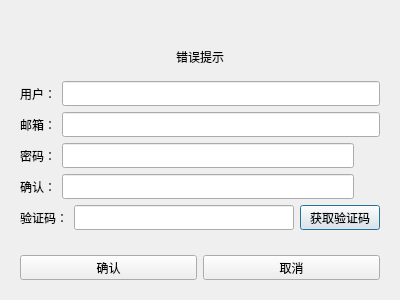
<?xml version="1.0" encoding="UTF-8"?>
<ui version="4.0">
 <class>RegisterDialog</class>
 <widget class="QDialog" name="RegisterDialog">
  <property name="geometry">
   <rect>
    <x>0</x>
    <y>0</y>
    <width>400</width>
    <height>300</height>
   </rect>
  </property>
  <property name="windowTitle">
   <string>Dialog</string>
  </property>
  <layout class="QHBoxLayout" name="horizontalLayout_4">
   <item>
    <layout class="QVBoxLayout" name="verticalLayout">
     <property name="leftMargin">
      <number>0</number>
     </property>
     <property name="topMargin">
      <number>0</number>
     </property>
     <property name="rightMargin">
      <number>0</number>
     </property>
     <property name="bottomMargin">
      <number>0</number>
     </property>
     <item>
      <widget class="QStackedWidget" name="stackedWidget">
       <property name="currentIndex">
        <number>0</number>
       </property>
       <widget class="QWidget" name="page">
        <layout class="QVBoxLayout" name="verticalLayout_2">
         <item>
          <spacer name="verticalSpacer">
           <property name="orientation">
            <enum>Qt::Vertical</enum>
           </property>
           <property name="sizeHint" stdset="0">
            <size>
             <width>20</width>
             <height>40</height>
            </size>
           </property>
          </spacer>
         </item>
         <item>
          <widget class="QWidget" name="widget" native="true">
           <layout class="QHBoxLayout" name="horizontalLayout">
            <item>
             <widget class="QLabel" name="err_tip">
              <property name="text">
               <string>错误提示</string>
              </property>
              <property name="alignment">
               <set>Qt::AlignCenter</set>
              </property>
             </widget>
            </item>
           </layout>
          </widget>
         </item>
         <item>
          <layout class="QHBoxLayout" name="horizontalLayout_2">
           <item>
            <widget class="QLabel" name="user_label">
             <property name="minimumSize">
              <size>
               <width>0</width>
               <height>25</height>
              </size>
             </property>
             <property name="maximumSize">
              <size>
               <width>16777215</width>
               <height>25</height>
              </size>
             </property>
             <property name="text">
              <string>用户：</string>
             </property>
            </widget>
           </item>
           <item>
            <widget class="QLineEdit" name="user_edit">
             <property name="minimumSize">
              <size>
               <width>0</width>
               <height>25</height>
              </size>
             </property>
             <property name="maximumSize">
              <size>
               <width>16777215</width>
               <height>25</height>
              </size>
             </property>
            </widget>
           </item>
          </layout>
         </item>
         <item>
          <layout class="QHBoxLayout" name="horizontalLayout_3">
           <item>
            <widget class="QLabel" name="email_label">
             <property name="minimumSize">
              <size>
               <width>0</width>
               <height>25</height>
              </size>
             </property>
             <property name="maximumSize">
              <size>
               <width>16777215</width>
               <height>25</height>
              </size>
             </property>
             <property name="text">
              <string>邮箱：</string>
             </property>
            </widget>
           </item>
           <item>
            <widget class="QLineEdit" name="email_edit">
             <property name="minimumSize">
              <size>
               <width>0</width>
               <height>25</height>
              </size>
             </property>
             <property name="maximumSize">
              <size>
               <width>16777215</width>
               <height>25</height>
              </size>
             </property>
            </widget>
           </item>
          </layout>
         </item>
         <item>
          <layout class="QHBoxLayout" name="horizontalLayout_5">
           <item>
            <widget class="QLabel" name="passwd_label">
             <property name="minimumSize">
              <size>
               <width>0</width>
               <height>25</height>
              </size>
             </property>
             <property name="maximumSize">
              <size>
               <width>16777215</width>
               <height>25</height>
              </size>
             </property>
             <property name="text">
              <string>密码：</string>
             </property>
            </widget>
           </item>
           <item>
            <widget class="QLineEdit" name="passwd_edit">
             <property name="minimumSize">
              <size>
               <width>0</width>
               <height>25</height>
              </size>
             </property>
             <property name="maximumSize">
              <size>
               <width>16777215</width>
               <height>25</height>
              </size>
             </property>
            </widget>
           </item>
           <item>
            <widget class="ClickedLabel" name="passwd_visible">
             <property name="minimumSize">
              <size>
               <width>20</width>
               <height>20</height>
              </size>
             </property>
             <property name="maximumSize">
              <size>
               <width>20</width>
               <height>20</height>
              </size>
             </property>
             <property name="text">
              <string/>
             </property>
            </widget>
           </item>
          </layout>
         </item>
         <item>
          <layout class="QHBoxLayout" name="horizontalLayout_6">
           <item>
            <widget class="ClickedLabel" name="confirm_label">
             <property name="minimumSize">
              <size>
               <width>0</width>
               <height>25</height>
              </size>
             </property>
             <property name="maximumSize">
              <size>
               <width>16777215</width>
               <height>25</height>
              </size>
             </property>
             <property name="text">
              <string>确认：</string>
             </property>
            </widget>
           </item>
           <item>
            <widget class="QLineEdit" name="confirm_edit">
             <property name="minimumSize">
              <size>
               <width>0</width>
               <height>25</height>
              </size>
             </property>
             <property name="maximumSize">
              <size>
               <width>16777215</width>
               <height>25</height>
              </size>
             </property>
            </widget>
           </item>
           <item>
            <widget class="ClickedLabel" name="confirm_visible">
             <property name="minimumSize">
              <size>
               <width>20</width>
               <height>20</height>
              </size>
             </property>
             <property name="maximumSize">
              <size>
               <width>20</width>
               <height>20</height>
              </size>
             </property>
             <property name="text">
              <string/>
             </property>
            </widget>
           </item>
          </layout>
         </item>
         <item>
          <layout class="QHBoxLayout" name="horizontalLayout_7">
           <item>
            <widget class="QLabel" name="verify_label">
             <property name="minimumSize">
              <size>
               <width>0</width>
               <height>25</height>
              </size>
             </property>
             <property name="maximumSize">
              <size>
               <width>16777215</width>
               <height>25</height>
              </size>
             </property>
             <property name="text">
              <string>验证码：</string>
             </property>
            </widget>
           </item>
           <item>
            <widget class="QLineEdit" name="verify_edit">
             <property name="minimumSize">
              <size>
               <width>0</width>
               <height>25</height>
              </size>
             </property>
             <property name="maximumSize">
              <size>
               <width>16777215</width>
               <height>25</height>
              </size>
             </property>
            </widget>
           </item>
           <item>
            <widget class="TimberBtn" name="verify_ptn">
             <property name="minimumSize">
              <size>
               <width>0</width>
               <height>25</height>
              </size>
             </property>
             <property name="maximumSize">
              <size>
               <width>16777215</width>
               <height>25</height>
              </size>
             </property>
             <property name="text">
              <string>获取验证码</string>
             </property>
            </widget>
           </item>
          </layout>
         </item>
         <item>
          <spacer name="verticalSpacer_2">
           <property name="orientation">
            <enum>Qt::Vertical</enum>
           </property>
           <property name="sizeHint" stdset="0">
            <size>
             <width>20</width>
             <height>40</height>
            </size>
           </property>
          </spacer>
         </item>
         <item>
          <layout class="QHBoxLayout" name="horizontalLayout_8">
           <item>
            <widget class="QPushButton" name="confirm_btn">
             <property name="minimumSize">
              <size>
               <width>0</width>
               <height>25</height>
              </size>
             </property>
             <property name="maximumSize">
              <size>
               <width>16777215</width>
               <height>25</height>
              </size>
             </property>
             <property name="text">
              <string>确认</string>
             </property>
            </widget>
           </item>
           <item>
            <widget class="QPushButton" name="cancel_btn">
             <property name="minimumSize">
              <size>
               <width>0</width>
               <height>25</height>
              </size>
             </property>
             <property name="maximumSize">
              <size>
               <width>16777215</width>
               <height>25</height>
              </size>
             </property>
             <property name="text">
              <string>取消</string>
             </property>
            </widget>
           </item>
          </layout>
         </item>
        </layout>
       </widget>
       <widget class="QWidget" name="page_2">
        <layout class="QVBoxLayout" name="verticalLayout_3">
         <item>
          <spacer name="verticalSpacer_4">
           <property name="orientation">
            <enum>Qt::Vertical</enum>
           </property>
           <property name="sizeHint" stdset="0">
            <size>
             <width>20</width>
             <height>40</height>
            </size>
           </property>
          </spacer>
         </item>
         <item>
          <widget class="QLabel" name="tip_label">
           <property name="text">
            <string>注册成功，5s后发返回登陆</string>
           </property>
           <property name="alignment">
            <set>Qt::AlignCenter</set>
           </property>
          </widget>
         </item>
         <item>
          <widget class="QLabel" name="tip2_label">
           <property name="text">
            <string>可点击返回按钮直接返回登陆界面</string>
           </property>
           <property name="alignment">
            <set>Qt::AlignCenter</set>
           </property>
          </widget>
         </item>
         <item>
          <spacer name="verticalSpacer_5">
           <property name="orientation">
            <enum>Qt::Vertical</enum>
           </property>
           <property name="sizeHint" stdset="0">
            <size>
             <width>20</width>
             <height>40</height>
            </size>
           </property>
          </spacer>
         </item>
         <item>
          <widget class="QWidget" name="widget_2" native="true">
           <layout class="QHBoxLayout" name="horizontalLayout_9">
            <item>
             <spacer name="horizontalSpacer">
              <property name="orientation">
               <enum>Qt::Horizontal</enum>
              </property>
              <property name="sizeHint" stdset="0">
               <size>
                <width>40</width>
                <height>20</height>
               </size>
              </property>
             </spacer>
            </item>
            <item>
             <widget class="QPushButton" name="return_btn">
              <property name="minimumSize">
               <size>
                <width>0</width>
                <height>25</height>
               </size>
              </property>
              <property name="maximumSize">
               <size>
                <width>16777215</width>
                <height>25</height>
               </size>
              </property>
              <property name="text">
               <string>返回登陆</string>
              </property>
             </widget>
            </item>
            <item>
             <spacer name="horizontalSpacer_2">
              <property name="orientation">
               <enum>Qt::Horizontal</enum>
              </property>
              <property name="sizeHint" stdset="0">
               <size>
                <width>40</width>
                <height>20</height>
               </size>
              </property>
             </spacer>
            </item>
           </layout>
          </widget>
         </item>
         <item>
          <spacer name="verticalSpacer_3">
           <property name="orientation">
            <enum>Qt::Vertical</enum>
           </property>
           <property name="sizeHint" stdset="0">
            <size>
             <width>20</width>
             <height>40</height>
            </size>
           </property>
          </spacer>
         </item>
        </layout>
       </widget>
      </widget>
     </item>
    </layout>
   </item>
  </layout>
 </widget>
 <customwidgets>
  <customwidget>
   <class>TimberBtn</class>
   <extends>QPushButton</extends>
   <header>TimberBtn.h</header>
  </customwidget>
  <customwidget>
   <class>ClickedLabel</class>
   <extends>QLabel</extends>
   <header>ClickedLabel.h</header>
  </customwidget>
 </customwidgets>
 <resources/>
 <connections/>
</ui>
